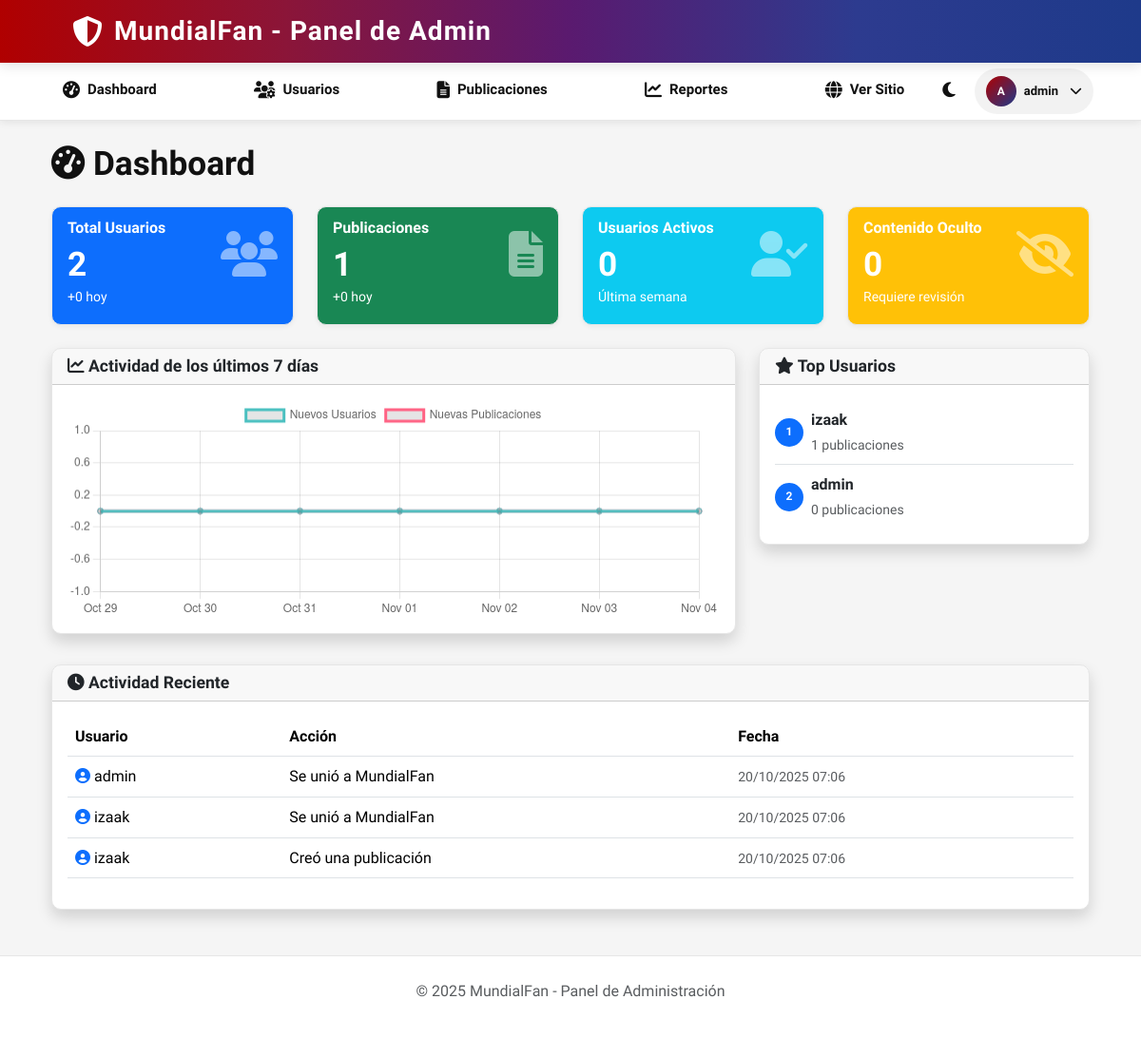
The page /admin/dashboard (signed in) on the database its author committed.
### tables this page shows
CREATE TABLE users (
    idUsuario INT PRIMARY KEY AUTO_INCREMENT,
    Nombre VARCHAR(100) NOT NULL,
    email VARCHAR(100) UNIQUE NOT NULL,
    username VARCHAR(50) UNIQUE NOT NULL,
    contrasena VARCHAR(255) NOT NULL,
    rol ENUM('usuario', 'admin') DEFAULT 'usuario',
    fechaNacimiento DATE,
    genero VARCHAR(20),
    ciudad VARCHAR(100),
    pais VARCHAR(100),
    fotoPerfil VARCHAR(255),
    biografia TEXT,
    estado ENUM('activo', 'inactivo', 'suspendido') DEFAULT 'activo',
    fechaRegistro TIMESTAMP DEFAULT CURRENT_TIMESTAMP,
    ultimaActividad TIMESTAMP DEFAULT CURRENT_TIMESTAMP ON UPDATE CURRENT_TIMESTAMP
);

### front/admin/dashboard.php (the view, shortened to what the rows shown need)
<?php require 'partials/header.php'; ?>
<div class="container-fluid">
    <h2 class="mb-4">
        <i class="fas fa-tachometer-alt"></i> Dashboard
    </h2>
    <div class="row g-4 mb-4">
        <div class="col-md-3">
            <div class="card text-white bg-primary">
                <div class="card-body">
                    <div class="d-flex justify-content-between align-items-center">
                        <div>
                            <h6 class="card-subtitle mb-2">Total Usuarios</h6>
                            <h2 class="card-title mb-0"><?= $stats['totalUsuarios'] ?? 0 ?></h2>
                        </div>
                        <i class="fas fa-users fa-3x opacity-50"></i>
                    </div>
                    <small>+<?= $stats['nuevosHoy'] ?? 0 ?> hoy</small>
                </div>
            </div>
        </div>
        <div class="col-md-3">
            <div class="card text-white bg-success">
                <div class="card-body">
                    <div class="d-flex justify-content-between align-items-center">
                        <div>
                            <h6 class="card-subtitle mb-2">Publicaciones</h6>
                            <h2 class="card-title mb-0"><?= $stats['totalPublicaciones'] ?? 0 ?></h2>
                        </div>
                        <i class="fas fa-file-alt fa-3x opacity-50"></i>
                    </div>
                    <small>+<?= $stats['publicacionesHoy'] ?? 0 ?> hoy</small>
                </div>
            </div>
        </div>
        <div class="col-md-3">
            <div class="card text-white bg-info">
                <div class="card-body">
                    <div class="d-flex justify-content-between align-items-center">
                        <div>
                            <h6 class="card-subtitle mb-2">Usuarios Activos</h6>
                            <h2 class="card-title mb-0"><?= $stats['usuariosActivos'] ?? 0 ?></h2>
                        </div>
                        <i class="fas fa-user-check fa-3x opacity-50"></i>
                    </div>
                    <small>Última semana</small>
                </div>
            </div>
        </div>
        <div class="col-md-3">
            <div class="card text-white bg-warning">
                <div class="card-body">
                    <div class="d-flex justify-content-between align-items-center">
                        <div>
                            <h6 class="card-subtitle mb-2">Contenido Oculto</h6>
                            <h2 class="card-title mb-0"><?= $stats['contenidoOculto'] ?? 0 ?></h2>
                        </div>
                        <i class="fas fa-eye-slash fa-3x opacity-50"></i>
                    </div>
                    <small>Requiere revisión</small>
                </div>
            </div>
        </div>
    </div>
    <div class="row g-4">
        <div class="col-md-8">
            <div class="card shadow">
                <div class="card-header">
                    <h5 class="mb-0"><i class="fas fa-chart-line"></i> Actividad de los últimos 7 días</h5>
                </div>
                <div class="card-body">
                    <canvas id="activityChart" height="100"></canvas>
                </div>
            </div>
        </div>
        <div class="col-md-4">
            <div class="card shadow">
                <div class="card-header">
                    <h5 class="mb-0"><i class="fas fa-star"></i> Top Usuarios</h5>
                </div>
                <div class="card-body">
                    <div class="list-group list-group-flush">
                        <?php foreach ($topUsers ?? [] as $index => $user): ?>
                        <div class="list-group-item d-flex justify-content-between align-items-center px-0">
                            <div class="d-flex align-items-center gap-2">
                                <span class="badge bg-primary rounded-circle" style="width: 30px; height: 30px; line-height: 20px;">
                                    <?= $index + 1 ?>
                                </span>
                                <div>
                                    <strong><?= htmlspecialchars($user['username']) ?></strong>
                                    <br>
                                    <small class="text-muted"><?= $user['postCount'] ?> publicaciones</small>
                                </div>
                            </div>
                        </div>
                        <?php endforeach; ?>
                    </div>
                </div>
            </div>
        </div>
    </div>
    <div class="row g-4 mt-2">
        <div class="col-12">
            <div class="card shadow">
                <div class="card-header">
                    <h5 class="mb-0"><i class="fas fa-clock"></i> Actividad Reciente</h5>
                </div>
                <div class="card-body">
                    <div class="table-responsive">
                        <table class="table table-hover">
                            <thead>
                                <tr>
                                    <th>Usuario</th>
                                    <th>Acción</th>
                                    <th>Fecha</th>
                                </tr>
                            </thead>
                            <tbody>
                                <?php foreach ($recentActivity ?? [] as $activity): ?>
                                <tr>
                                    <td>
                                        <i class="fas fa-user-circle text-primary"></i>
                                        <?= htmlspecialchars($activity['username']) ?>
                                    </td>
                                    <td><?= htmlspecialchars($activity['action']) ?></td>
                                    <td>
                                        <small class="text-muted">
                                            <?= date('d/m/Y H:i', strtotime($activity['fecha'])) ?>
                                        </small>
                                    </td>
                                </tr>
                                <?php endforeach; ?>
                            </tbody>
                        </table>
                    </div>
                </div>
            </div>
        </div>
    </div>
</div>
<script>
// Gráfico de actividad
const ctx = document.getElementById('activityChart');
new Chart(ctx, {
    type: 'line',
    data: {
        labels: <?= json_encode($chartLabels ?? ['Lun', 'Mar', 'Mié', 'Jue', 'Vie', 'Sáb', 'Dom']) ?>,
        datasets: [{
            label: 'Nuevos Usuarios',
            data: <?= json_encode($chartUsuarios ?? [5, 8, 12, 7, 15, 10, 9]) ?>,
            borderColor: 'rgb(75, 192, 192)',
            tension: 0.1
        }, {
            label: 'Nuevas Publicaciones',
            data: <?= json_encode($chartPublicaciones ?? [15, 22, 18, 25, 30, 28, 32]) ?>,
            borderColor: 'rgb(255, 99, 132)',
            tension: 0.1
        }]
    },
    options: {
        responsive: true,
        maintainAspectRatio: true,
        plugins: {
            legend: {
                position: 'top',
            }
        }
    }
});
</script>
<?php require 'partials/footer.php'; ?>

### Core/Router.php (shortened to what the rows shown need)
<?php
class Router
{
    protected $routes = [];
    public function add($method, $uri, $controles)
    {
        $this->routes[] = [
            'uri' => $uri,
            'controles' => $controles,
            'method' => $method,
            'middleware' => null
        ];
        return $this;
    }
    public function only($key)
    {
        $this->routes[array_key_last($this->routes)]['middleware'] = $key;
        return $this;
    }
public function route($uri, $method)
    {
        foreach ($this->routes as $route) {
            if ($route['method'] !== strtoupper($method)) {
                continue;
            }
            $regexUri = preg_replace('/\{([a-zA-Z0-9_]+)\}/', '(?P<$1>[^/]+)', $route['uri']);
            $regexPattern = '~^' . $regexUri . '$~';
            if (preg_match($regexPattern, $uri, $matches)) {
                $params = [];
                if (str_contains($route['controles'], '@')) {
                    [$controllerPath, $methodName] = explode('@', $route['controles']);
                    $controller = new $controllerClass;
                    return $controller->$methodName($params);
                } else {
                    return require base_path($route['controles']);
                }
            }
        }
    }
}

### front/admin/partials/header.php (shortened to what the rows shown need)
<?php
$isLoggedIn = isset($_SESSION['user']);
$user = $isLoggedIn ? $_SESSION['user'] : null;
?>
<!DOCTYPE html>
<html lang="es">
<head>
  <link rel="stylesheet" href="https://cdn.jsdelivr.net/npm/bootstrap@5.3.3/dist/css/bootstrap.min.css">
  <link rel="stylesheet" href="https://cdnjs.cloudflare.com/ajax/libs/font-awesome/6.4.0/css/all.min.css">
  <link rel="stylesheet" href="/css/styles.css?v=1.0.13">
</head>
<body>
  <header>
    <div class="header-contenido contenedor">
      <a href="/admin/dashboard" class="logo">
        <i class="fas fa-shield-halved"></i>
        <h1>MundialFan - Panel de Admin</h1>
      </a>
    </div>
  </header>
  <nav>
    <div class="nav-wrap">
      <ul class="navbar" id="navbar-menu">
        <li><a href="/admin/dashboard"><i class="fas fa-tachometer-alt"></i> <span>Dashboard</span></a></li>
        <li><a href="/admin/usuarios"><i class="fas fa-users-cog"></i> <span>Usuarios</span></a></li>
        <li><a href="/admin/publicaciones"><i class="fas fa-file-alt"></i> <span>Publicaciones</span></a></li>
        <li><a href="/admin/reportes"><i class="fas fa-chart-line"></i> <span>Reportes</span></a></li>
        <li><a href="/"><i class="fas fa-globe"></i> <span>Ver Sitio</span></a></li>
      </ul>
      <div class="auth-buttons">
        <button id="toggle-mode-header" class="toggle-btn" aria-label="Cambiar modo">
          <i class="fas fa-moon"></i>
        </button>
        <?php if ($isLoggedIn && $user): ?>
          <div class="dropdown">
            <button
              class="btn btn-sm user-profile"
              type="button"
              id="adminDropdown"
              data-bs-toggle="dropdown"
              aria-expanded="false"
            >
              <div class="user-avatar" style="background-color: #c0392b;">
                <?php echo strtoupper(substr($user['username'] ?? 'A', 0, 1)); ?>
              </div>
              <span class="d-none d-md-inline"><?php echo htmlspecialchars($user['username'] ?? 'Admin'); ?></span>
              <i class="fas fa-chevron-down ms-1"></i>
            </button>
          </div>
        <?php endif; ?>
      </div>
    </div>
  </nav>
  <main class="admin-container container mt-4">

### front/admin/partials/footer.php (shortened to what the rows shown need)
  </main> <footer class="admin-footer mt-5 text-center text-muted">
    <p>&copy; <?= date('Y') ?> MundialFan - Panel de Administración</p>
  </footer>
</body>
</html>

### rows shown on the page
users: username "A", username "admin", totalUsuarios "2", nuevosHoy "0", idUsuario "1", publicacionesHoy "0", usuariosActivos "0", contenidoOculto "0", postCount "0", action "Se unió a MundialFan", fechaRegistro "20/10/2025 07:06", username "izaak", fecha "20/10/2025 07:06", action "Creó una publicación"
users: username "izaak", postCount "1"
